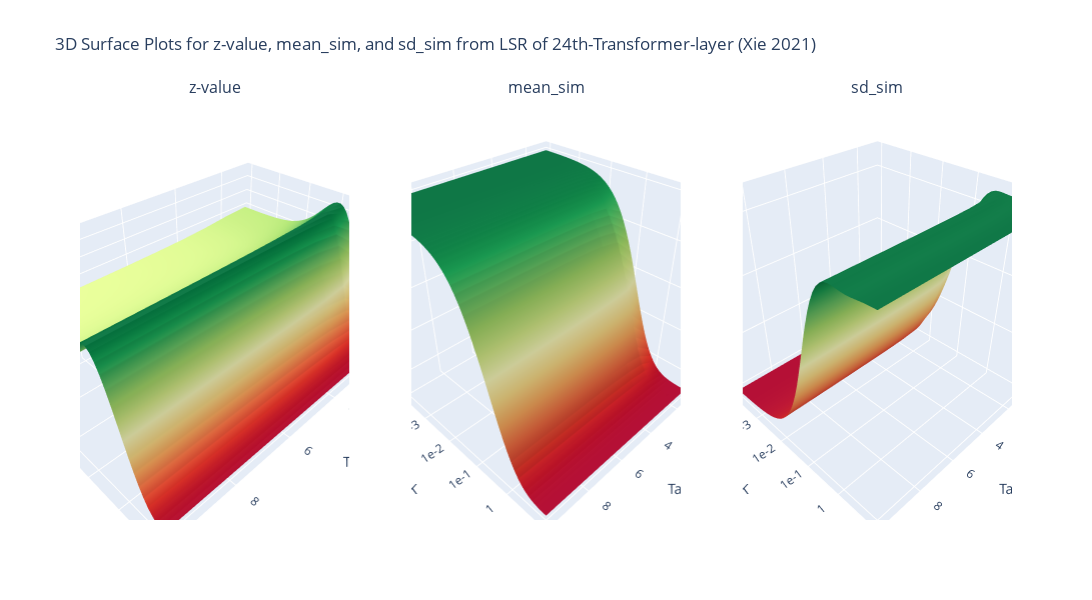

Notebook cell for this chart:
### Code cell
import plotly.graph_objects as go
from plotly.subplots import make_subplots
from scipy.interpolate import griddata

def plot_gridsearch_result(results):
    df = pd.json_normalize(results)
    df['tau'] = df['tau'].apply(lambda x: x[0] if isinstance(x, list) else x)
    df['k'] = df['k'].apply(lambda x: x[0] if isinstance(x, list) else x)
    df['z-value'] = df['z-value'].apply(lambda x: x[0] if isinstance(x, list) else x)
    df['mean_sim'] = df['mean_sim'].apply(lambda x: x[0] if isinstance(x, list) else x)
    df['sd_sim'] = df['sd_sim'].apply(lambda x: x[0] if isinstance(x, list) else x)
    tau_vals = tau_values  
    k_vals = k_values
    tau_grid, k_grid = np.meshgrid(tau_vals, k_vals)  



    fig = make_subplots(
        rows=1, cols=3, 
        subplot_titles=['z-value', 'mean_sim', 'sd_sim'], 
        specs=[[{'type': 'surface'}, {'type': 'surface'}, {'type': 'surface'}]]
    )


    z_grid = griddata((df['tau'], df['k']), df['z-value'], (tau_grid, k_grid), method='nearest')
    mean_sim_grid = griddata((df['tau'], df['k']), df['mean_sim'], (tau_grid, k_grid), method='nearest')
    sd_sim_grid = griddata((df['tau'], df['k']), df['sd_sim'], (tau_grid, k_grid), method='nearest')


    fig.add_trace(go.Surface(z=z_grid, x=tau_grid, y=k_grid, colorscale='RdYlGn', showscale=False), row=1, col=1)
    fig.add_trace(go.Surface(z=mean_sim_grid, x=tau_grid, y=k_grid, colorscale='RdYlGn', showscale=False), row=1, col=2)
    fig.add_trace(go.Surface(z=sd_sim_grid, x=tau_grid, y=k_grid, colorscale='RdYlGn', showscale=False), row=1, col=3)


    fig.update_layout(
        width=1700, 
        height=600,  
        title='3D Surface Plots for z-value, mean_sim, and sd_sim from LSR of 24th-Transformer-layer (Xie 2021)',
        scene=dict(
            xaxis_title='Tau',
            yaxis_title='K',
            zaxis_title='Z-Value',
            yaxis=dict(
                type='log',
                tickvals=[1e-4, 1e-3, 1e-2, 1e-1, 1, 10], 
                ticktext=['1e-4', '1e-3', '1e-2', '1e-1', '1', '10'],
            )
        ),
        scene2=dict(
            xaxis_title='Tau',
            yaxis_title='K',
            zaxis_title='Mean-Sim',
            yaxis=dict(
                type='log',
                tickvals=[1e-4, 1e-3, 1e-2, 1e-1, 1, 10], 
                ticktext=['1e-4', '1e-3', '1e-2', '1e-1', '1', '10'],
            )
        ),
        scene3=dict(
            xaxis_title='Tau',
            yaxis_title='K',
            zaxis_title='SD-Sim',
            yaxis=dict(
                type='log',
                tickvals=[1e-4, 1e-3, 1e-2, 1e-1, 1, 10], 
                ticktext=['1e-4', '1e-3', '1e-2', '1e-1', '1', '10'],
            )
        ),
        showlegend=False,
        coloraxis_showscale=False
        
    )
    fig.show()
plot_gridsearch_result(results)

### Figure 1 — Plotly figure (JSON) as saved in the notebook; plotly's stock layout.template omitted (floating-point values rounded to 4 significant figures; data arrays with more than 128 entries replaced by an {"elided": "..."} marker saying what was removed)
{"data": [{"colorscale": [[0, "rgb(165,0,38)"], [0.1, "rgb(215,48,39)"], [0.2, "rgb(244,109,67)"], [0.3, "rgb(253,174,97)"], [0.4, "rgb(254,224,139)"], [0.5, "rgb(255,255,191)"], [0.6, "rgb(217,239,139)"], [0.7, "rgb(166,217,106)"], [0.8, "rgb(102,189,99)"], [0.9, "rgb(26,152,80)"], [1, "rgb(0,104,55)"]], "scene": "scene", "showscale": false, "type": "surface", "x": {"elided": "51x10 int values"}, "y": {"elided": "51x10 float values"}, "z": {"elided": "51x10 float values"}}, {"colorscale": [[0, "rgb(165,0,38)"], [0.1, "rgb(215,48,39)"], [0.2, "rgb(244,109,67)"], [0.3, "rgb(253,174,97)"], [0.4, "rgb(254,224,139)"], [0.5, "rgb(255,255,191)"], [0.6, "rgb(217,239,139)"], [0.7, "rgb(166,217,106)"], [0.8, "rgb(102,189,99)"], [0.9, "rgb(26,152,80)"], [1, "rgb(0,104,55)"]], "scene": "scene2", "showscale": false, "type": "surface", "x": {"elided": "51x10 int values"}, "y": {"elided": "51x10 float values"}, "z": {"elided": "51x10 float values"}}, {"colorscale": [[0, "rgb(165,0,38)"], [0.1, "rgb(215,48,39)"], [0.2, "rgb(244,109,67)"], [0.3, "rgb(253,174,97)"], [0.4, "rgb(254,224,139)"], [0.5, "rgb(255,255,191)"], [0.6, "rgb(217,239,139)"], [0.7, "rgb(166,217,106)"], [0.8, "rgb(102,189,99)"], [0.9, "rgb(26,152,80)"], [1, "rgb(0,104,55)"]], "scene": "scene3", "showscale": false, "type": "surface", "x": {"elided": "51x10 int values"}, "y": {"elided": "51x10 float values"}, "z": {"elided": "51x10 float values"}}], "layout": {"annotations": [{"font": {"size": 16}, "showarrow": false, "text": "z-value", "x": 0.1444, "xanchor": "center", "xref": "paper", "y": 1, "yanchor": "bottom", "yref": "paper"}, {"font": {"size": 16}, "showarrow": false, "text": "mean_sim", "x": 0.5, "xanchor": "center", "xref": "paper", "y": 1, "yanchor": "bottom", "yref": "paper"}, {"font": {"size": 16}, "showarrow": false, "text": "sd_sim", "x": 0.8556, "xanchor": "center", "xref": "paper", "y": 1, "yanchor": "bottom", "yref": "paper"}], "coloraxis": {"showscale": false}, "height": 600, "scene": {"domain": {"x": [0, 0.2889], "y": [0, 1]}, "xaxis": {"title": {"text": "Tau"}}, "yaxis": {"ticktext": ["1e-4", "1e-3", "1e-2", "1e-1", "1", "10"], "tickvals": [0.0001, 0.001, 0.01, 0.1, 1, 10], "title": {"text": "K"}, "type": "log"}, "zaxis": {"title": {"text": "Z-Value"}}}, "scene2": {"domain": {"x": [0.3556, 0.6444], "y": [0, 1]}, "xaxis": {"title": {"text": "Tau"}}, "yaxis": {"ticktext": ["1e-4", "1e-3", "1e-2", "1e-1", "1", "10"], "tickvals": [0.0001, 0.001, 0.01, 0.1, 1, 10], "title": {"text": "K"}, "type": "log"}, "zaxis": {"title": {"text": "Mean-Sim"}}}, "scene3": {"domain": {"x": [0.7111, 1], "y": [0, 1]}, "xaxis": {"title": {"text": "Tau"}}, "yaxis": {"ticktext": ["1e-4", "1e-3", "1e-2", "1e-1", "1", "10"], "tickvals": [0.0001, 0.001, 0.01, 0.1, 1, 10], "title": {"text": "K"}, "type": "log"}, "zaxis": {"title": {"text": "SD-Sim"}}}, "showlegend": false, "title": {"text": "3D Surface Plots for z-value, mean_sim, and sd_sim from LSR of 24th-Transformer-layer (Xie 2021)"}, "width": 1700}}
